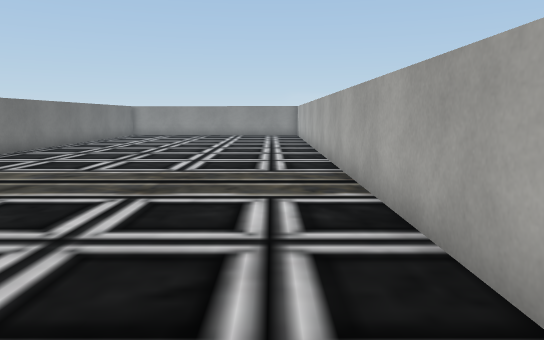
View 1 (above)

24 first-person views from a walk through a scene from a Unity 3-D project. The camera is 1.2 m above the floor, tilts 8° down and sees 70° across. The floor is counted in squares, 1 m on a side. Each view is taken from the middle of a square. On the plan, view 1 faces up. The plan holds only what a view shows up to about 15 squares ahead; the rest is blank. The place goes on beyond the plan. The player is left out. Door leaves are left out, so doorways stand open. Some surface patterns are stand-ins.

View 2
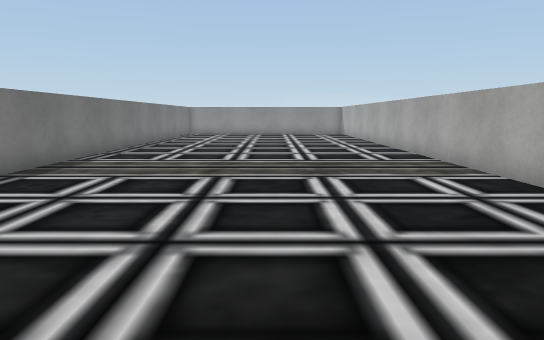

View 3
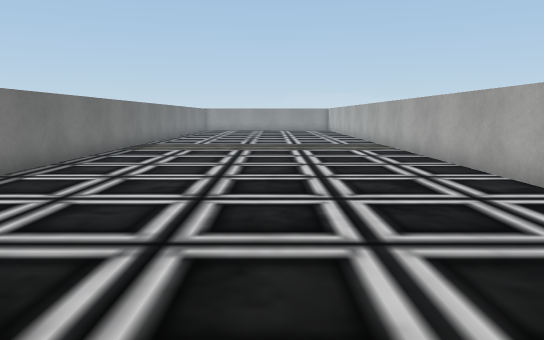

View 4
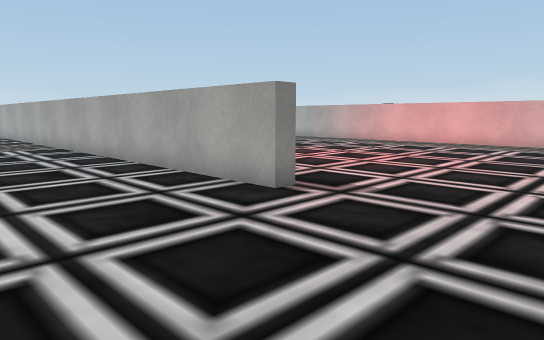

View 5
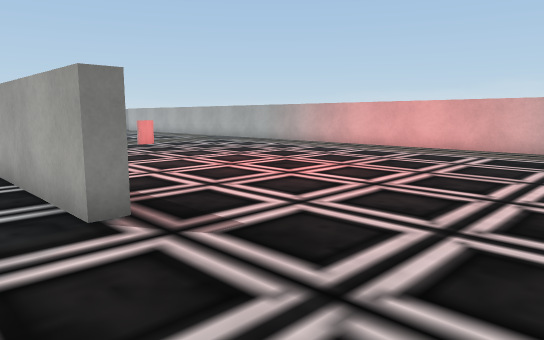

View 6
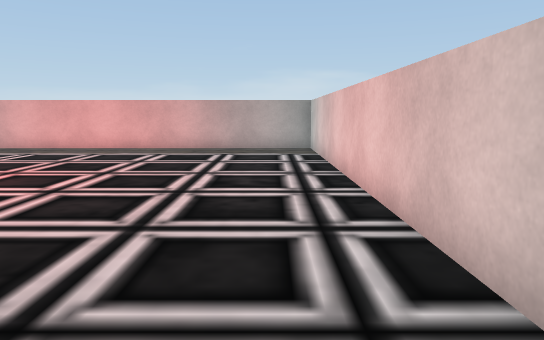

View 7
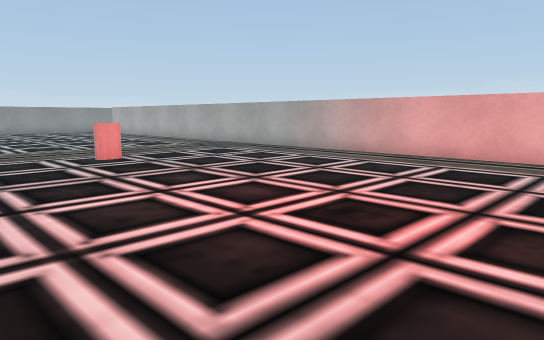

View 8
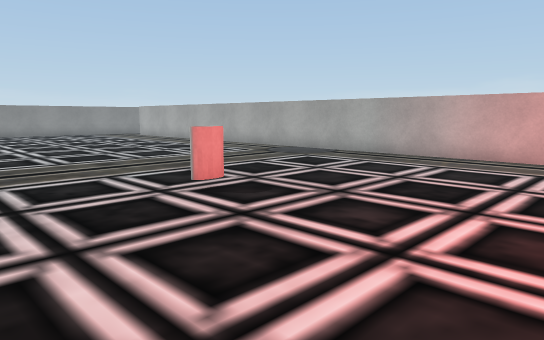

View 9
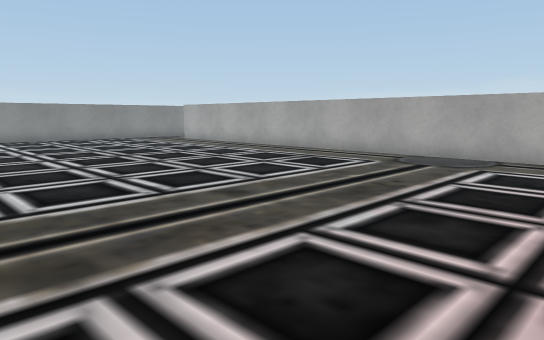

View 10
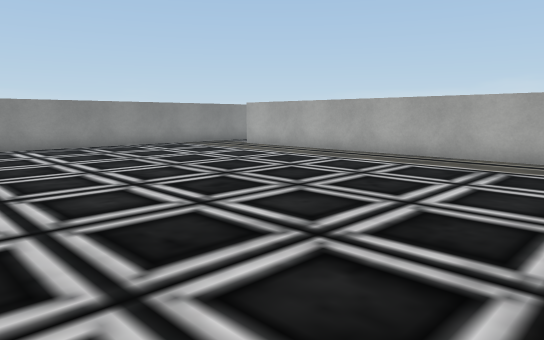

View 11
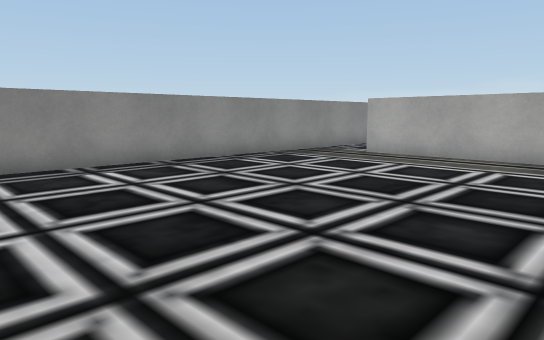

View 12
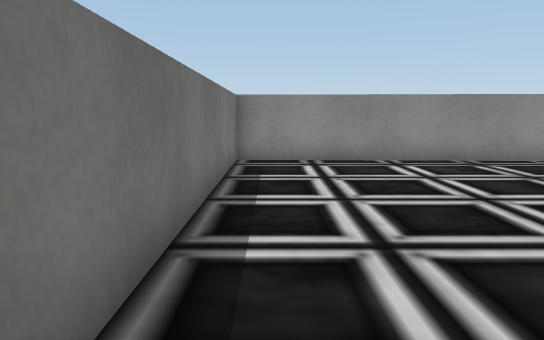

View 13
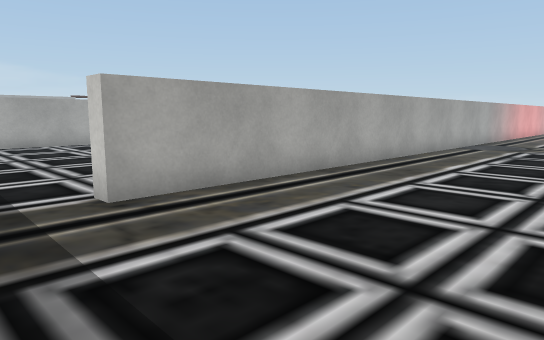

View 14
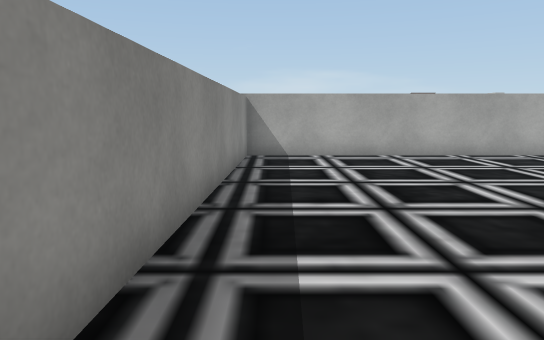

View 15
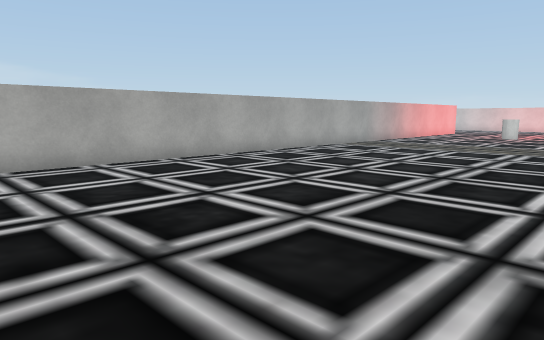

View 16
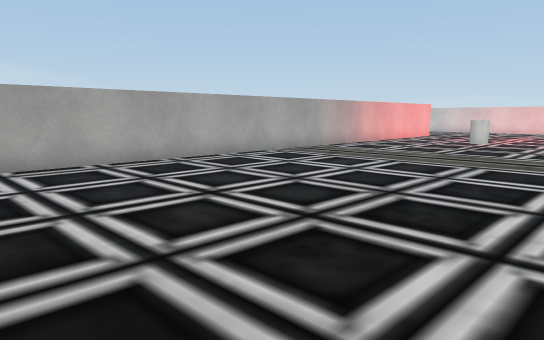

View 17
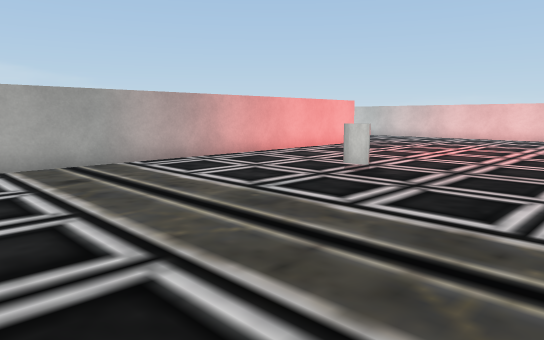

View 18
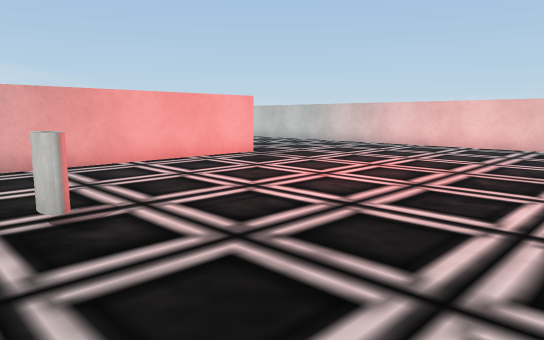

View 19
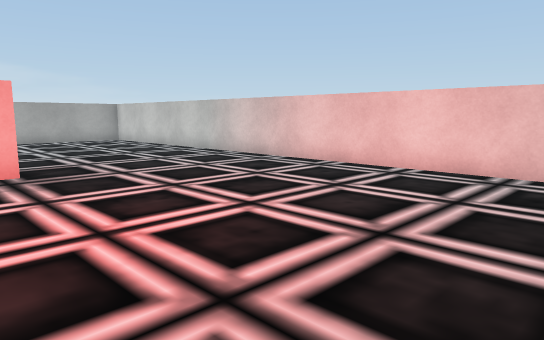

View 20
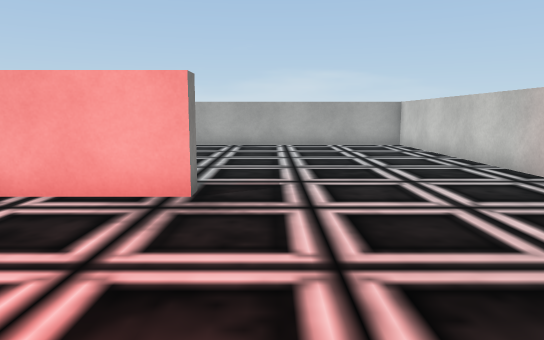

View 21
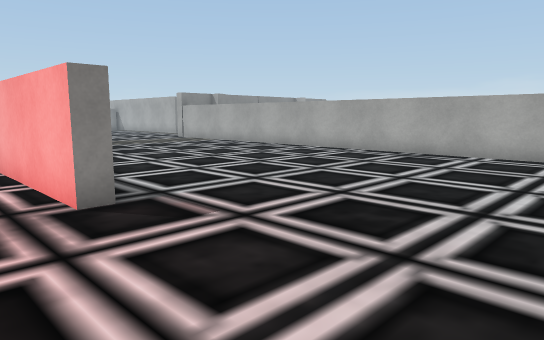

View 22
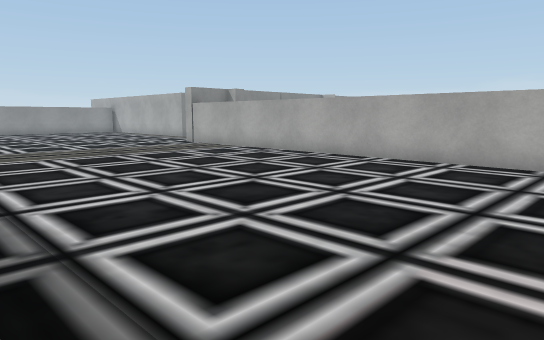

View 23
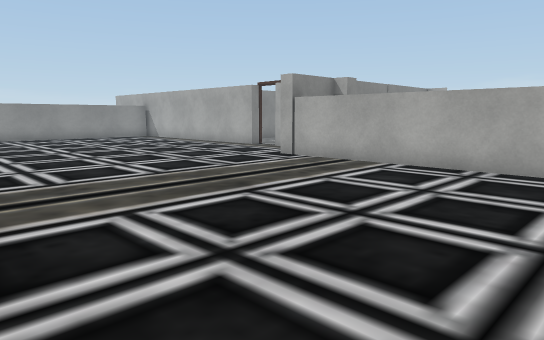

View 24
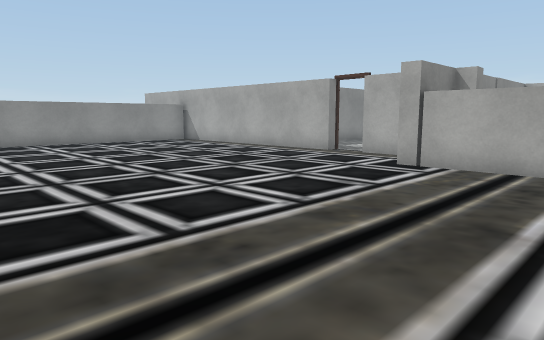

### Floor plan
Points are (right, up) in squares from view 1. A wall is a line through its corners. A room is listed if a view was taken in it or the views show most of it. See-through windows are left out.
Room 1 (views 1, 2, 3, 4, 5, 6, 7, 8, 9, 10, 11, 12, 13, 14)
walls: (2.1, -5.5) (1.5, -5.5) (1.5, 15.1); (-8.5, 15.2) (-8.5, -0.2); (2, -11.5) (14.3, -11.4) (14.3, 20.9) (14.9, 20.9); (15.5, 23.1) (2, 23.5) (2, 14.2)
ways out: opening at (15, 21.5) to room 2
objects: other object (7, 3)
Room 2 (views 15, 16, 17, 18, 19, 20, 21, 22, 23, 24)
walls: (26.2, -4.8) (25.7, -4.8) (25.7, 22.8) (15.5, 23.1); (38.1, 10.6) (38.1, 12); (38.1, 13.3) (38.1, 15.5); (31, 22.6) (30, 22.6); (36, -8) (36, 9.6); (18.4, -11.4) (35.2, -11.3)
ways out: opening at (15, 21.5) to room 1; open door at (38, 12.5)
objects: other object (21, 3)

Where each view was taken, in squares from view 1:
view 1: 0 up, 0 right, facing up
view 2: 2 down, 3 left, facing up
view 3: 8 down, 3 left, facing up
view 4: 10 down, 3 left, facing up-right
view 5: 10 down, 0 right, facing up-right
view 6: 10 down, 0 right, facing right
view 7: 6 down, 3 right, facing up-right
view 8: 2 down, 3 right, facing up-right
view 9: 3 up, 3 right, facing up-right
view 10: 8 up, 3 right, facing up-right
view 11: 14 up, 3 right, facing up-right
view 12: 13 up, 3 right, facing up
view 13: 23 up, 9 right, facing down-right
view 14: 22 up, 14 right, facing right
view 15: 22 up, 16 right, facing down-right
view 16: 18 up, 16 right, facing down-right
view 17: 10 up, 16 right, facing down-right
view 18: 4 up, 16 right, facing down-right
view 19: 3 down, 17 right, facing down-right
view 20: 6 down, 20 right, facing right
view 21: 10 down, 24 right, facing up-right
view 22: 6 down, 26 right, facing up-right
view 23: 1 up, 27 right, facing up-right
view 24: 5 up, 27 right, facing up-right
